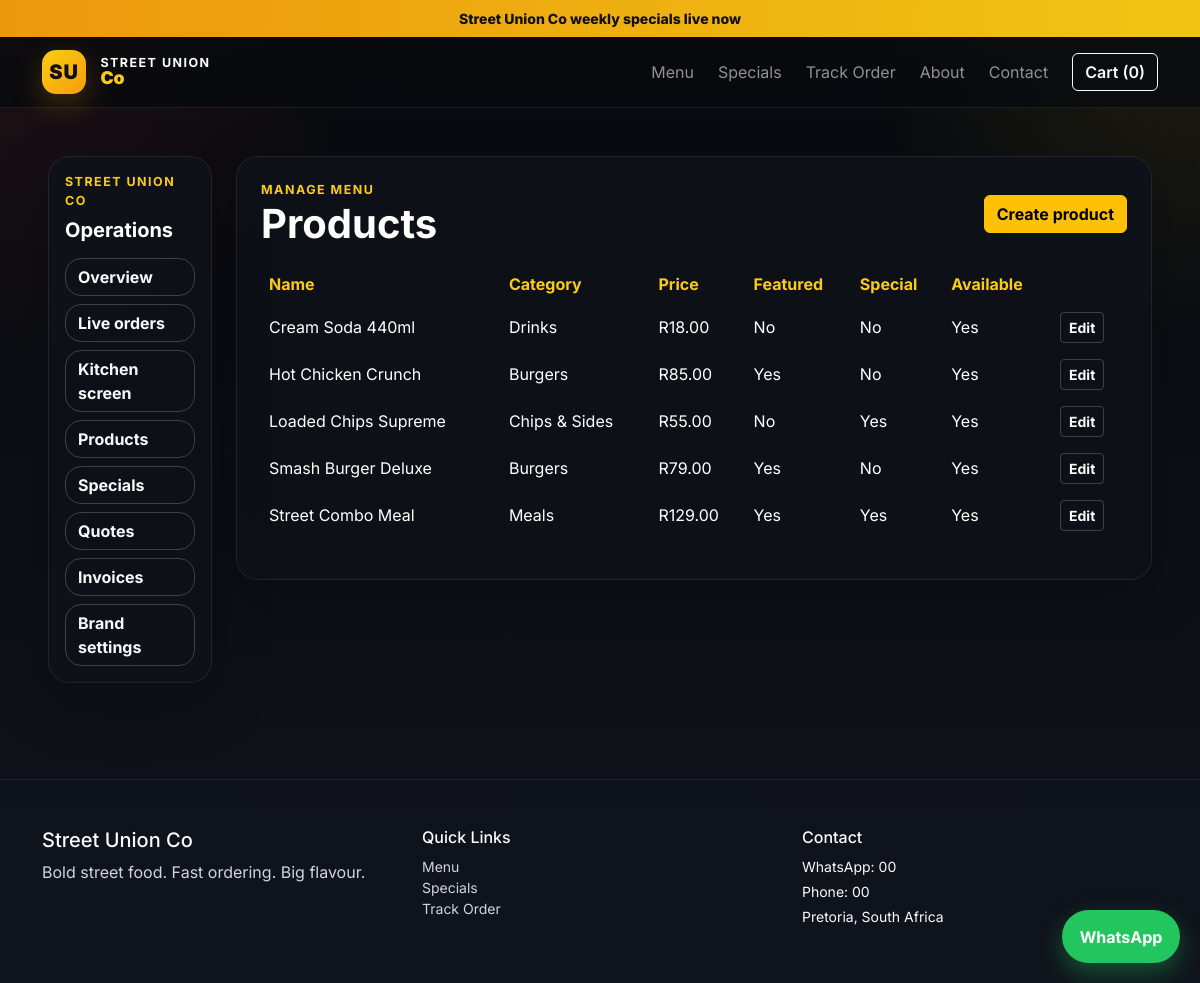
The page /dashboard/products/ on the database its author committed.
### orders/models.py (models this page shows, shortened)
class TimeStampedModel(models.Model):
    created_at = models.DateTimeField(auto_now_add=True)
    updated_at = models.DateTimeField(auto_now=True)
    class Meta:
        abstract = True

class SiteSetting(TimeStampedModel):
    business_name = models.CharField(max_length=150, default='Street Union Co')
    tagline = models.CharField(max_length=220, blank=True)
    whatsapp_number = models.CharField(max_length=20, blank=True)
    support_email = models.EmailField(blank=True)
    phone_number = models.CharField(max_length=20, blank=True)
    address = models.TextField(blank=True)
    delivery_note = models.CharField(max_length=220, blank=True)
    promo_text = models.CharField(max_length=220, blank=True)

class Product(TimeStampedModel):
    SPICE_CHOICES = [
        ('mild', 'Mild'),
        ('medium', 'Medium'),
        ('hot', 'Hot'),
        ('extra-hot', 'Extra Hot'),
    ]
    category = models.ForeignKey(Category, on_delete=models.CASCADE, related_name='products')
    name = models.CharField(max_length=150)
    slug = models.SlugField(max_length=160, unique=True, blank=True)
    short_description = models.CharField(max_length=220, blank=True)
    description = models.TextField(blank=True)
    price = models.DecimalField(max_digits=10, decimal_places=2)
    image_url = models.URLField(blank=True)
    spice_level = models.CharField(max_length=20, choices=SPICE_CHOICES, default='mild')
    prep_time_minutes = models.PositiveIntegerField(default=15)
    is_featured = models.BooleanField(default=False)
    is_special = models.BooleanField(default=False)
    is_available = models.BooleanField(default=True)
    class Meta:
        ordering = ['name']

class Category(TimeStampedModel):
    name = models.CharField(max_length=100, unique=True)
    slug = models.SlugField(max_length=120, unique=True, blank=True)
    description = models.TextField(blank=True)
    is_active = models.BooleanField(default=True)
    sort_order = models.PositiveIntegerField(default=0)
    class Meta:
        ordering = ['sort_order', 'name']
        verbose_name_plural = 'Categories'

### orders/views.py (the view)
# urls.py: path('dashboard/products/', views.dashboard_products, name='dashboard_products'),
def dashboard_products(request: HttpRequest) -> HttpResponse:
    return render(request, 'orders/dashboard/products.html', {'products': Product.objects.select_related('category')})

### orders/templates/orders/dashboard/products.html
{% extends 'orders/dashboard/base_dashboard.html' %}
{% block dashboard_content %}
<div class="panel p-4">
    <div class="d-flex justify-content-between align-items-center flex-wrap gap-3 mb-3">
        <div>
            <div class="section-kicker">Manage menu</div>
            <h1 class="fw-bold mb-0">Products</h1>
        </div>
        <a href="{% url 'orders:product_create' %}" class="btn btn-warning">Create product</a>
    </div>
    <div class="table-responsive">
        <table class="table table-dark table-borderless align-middle">
            <thead><tr><th>Name</th><th>Category</th><th>Price</th><th>Featured</th><th>Special</th><th>Available</th><th></th></tr></thead>
            <tbody>
            {% for product in products %}
            <tr>
                <td>{{ product.name }}</td>
                <td>{{ product.category.name }}</td>
                <td>{{ currency_symbol }}{{ product.price }}</td>
                <td>{{ product.is_featured|yesno:'Yes,No' }}</td>
                <td>{{ product.is_special|yesno:'Yes,No' }}</td>
                <td>{{ product.is_available|yesno:'Yes,No' }}</td>
                <td><a href="{% url 'orders:product_edit' product.id %}" class="btn btn-sm btn-outline-light">Edit</a></td>
            </tr>
            {% empty %}
            <tr><td colspan="7" class="text-light-emphasis">No products available.</td></tr>
            {% endfor %}
            </tbody>
        </table>
    </div>
</div>
{% endblock %}

### orders/templates/orders/base.html (shortened to what this page needs)
{% load static %}
<!doctype html>
<html lang="en">
<head>
    <link href="https://cdn.jsdelivr.net/npm/bootstrap@5.3.3/dist/css/bootstrap.min.css" rel="stylesheet">
    <link href="{% static 'css/styles.css' %}" rel="stylesheet">
</head>
<body>
    <div class="promo-bar text-center py-2 small">
        {{ site_settings.promo_text|default:'Street Union Co specials are live this week' }}
    </div>
    <nav class="navbar navbar-expand-lg navbar-dark sticky-top glass-nav">
        <div class="container">
            <a class="navbar-brand fw-bold brand-lockup" href="{% url 'orders:home' %}">
                <span class="brand-mark">SU</span>
                <span>
                    <small>Street Union</small>
                    <strong>Co</strong>
                </span>
            </a>
            <div class="collapse navbar-collapse">
                <ul class="navbar-nav ms-auto mb-2 mb-lg-0 align-items-lg-center gap-lg-2">
                    <li class="nav-item"><a class="nav-link" href="{% url 'orders:menu' %}">Menu</a></li>
                    <li class="nav-item"><a class="nav-link" href="{% url 'orders:specials' %}">Specials</a></li>
                    <li class="nav-item"><a class="nav-link" href="{% url 'orders:track_order' %}">Track Order</a></li>
                    <li class="nav-item"><a class="nav-link" href="{% url 'orders:about' %}">About</a></li>
                    <li class="nav-item"><a class="nav-link" href="{% url 'orders:contact' %}">Contact</a></li>
                    <li class="nav-item ms-lg-2">
                        <button class="btn btn-outline-light fw-semibold" type="button" data-bs-toggle="offcanvas" data-bs-target="#cartDrawer">
                            Cart ({{ cart_count|default:0 }})
                        </button>
                    </li>
                </ul>
            </div>
        </div>
    </nav>
    <main>
        {% block content %}{% endblock %}
    </main>
    <a class="whatsapp-float" target="_blank" rel="noopener" href="https://wa.me/{{ whatsapp_number }}">WhatsApp</a>
    <footer class="site-footer mt-5 py-5">
        <div class="container">
            <div class="row g-4">
                <div class="col-md-4">
                    <h5>{{ business_name }}</h5>
                    <p class="text-light-emphasis">{{ site_settings.tagline|default:'Fast flavour. Strong branding. Clean ordering.' }}</p>
                </div>
                <div class="col-md-4">
                    <h6>Quick Links</h6>
                    <ul class="list-unstyled small">
                        <li><a href="{% url 'orders:menu' %}">Menu</a></li>
                        <li><a href="{% url 'orders:specials' %}">Specials</a></li>
                        <li><a href="{% url 'orders:track_order' %}">Track Order</a></li>
                    </ul>
                </div>
                <div class="col-md-4">
                    <h6>Contact</h6>
                    <p class="small mb-1">WhatsApp: {{ site_settings.whatsapp_number|default:whatsapp_number }}</p>
                    <p class="small mb-1">Phone: {{ site_settings.phone_number|default:'067 000 0000' }}</p>
                    <p class="small mb-0">{{ site_settings.address|default:'Pretoria, South Africa' }}</p>
                </div>
            </div>
        </div>
    </footer>
</body>
</html>

### static/css/styles.css (style rules this page uses)
:root { --bg: #0b0d12; --panel: rgba(15, 18, 24, 0.92); --panel-2: rgba(22, 26, 34, 0.95); --panel-border: rgba(255, 255, 255, 0.08); --text: #f8fafc; --muted: #d1d5db; --accent: #facc15; --accent-strong: #f59e0b; --success: #22c55e; }
* { box-sizing: border-box; }
body { font-family: 'Inter', sans-serif; background: radial-gradient(circle at top right, rgba(250, 204, 21, 0.10), transparent 22%), radial-gradient(circle at top left, rgba(239, 68, 68, 0.10), transparent 24%), linear-gradient(180deg, #080a0e 0%, #10141c 100%); color: var(--text); }
a { color: inherit; text-decoration: none; }
.promo-bar { background: linear-gradient(90deg, rgba(245, 158, 11, 0.96), rgba(250, 204, 21, 0.96)); color: #111111; font-weight: 800; }
.glass-nav { backdrop-filter: blur(18px); background: rgba(8, 10, 14, 0.80); border-bottom: 1px solid var(--panel-border); }
.brand-lockup { display: inline-flex; align-items: center; gap: 0.9rem; }
.brand-mark { width: 44px; height: 44px; display: inline-flex; align-items: center; justify-content: center; border-radius: 14px; background: linear-gradient(135deg, var(--accent), var(--accent-strong)); color: #111111; font-weight: 900; letter-spacing: 0.04em; box-shadow: 0 10px 30px rgba(245, 158, 11, 0.25); }
.brand-lockup small, .brand-lockup strong { display: block; line-height: 1; }
.brand-lockup small { color: #ffffff; font-size: 0.78rem; text-transform: uppercase; letter-spacing: 0.12em; }
.brand-lockup strong { color: var(--accent); font-size: 1.1rem; }
.hero-panel, .panel, .success-panel, .special-card, .food-card, .empty-panel, .cart-drawer { background: var(--panel); border: 1px solid var(--panel-border); box-shadow: 0 20px 60px rgba(0, 0, 0, 0.24); border-radius: 1.5rem; }
.section-kicker { text-transform: uppercase; letter-spacing: 0.12em; color: var(--accent); font-size: 0.78rem; font-weight: 700; }
.whatsapp-float { position: fixed; right: 20px; bottom: 20px; background: #22c55e; color: white; padding: 0.9rem 1.1rem; border-radius: 999px; font-weight: 700; box-shadow: 0 10px 25px rgba(34,197,94,0.35); z-index: 1040; }
.site-footer { border-top: 1px solid var(--panel-border); color: var(--text); }
.site-footer a { color: var(--muted); }
.table-dark { --bs-table-bg: transparent !important; }
.text-light-emphasis, .text-body-secondary, .text-muted { color: #d1d5db !important; }
.food-card .btn, .hero-panel .btn, .special-card .btn, .panel .btn { font-weight: 700; }
.food-card h5, .food-card p, .hero-panel h3, .hero-panel p, .special-card h4, .special-card p, .empty-panel, .panel, .success-panel, .mini-panel, .stat-card, .category-pill, .drawer-item, .drawer-total, .cart-drawer { color: #ffffff; }
.dashboard-shell .panel { border-radius: 1.35rem; }
.table td, .table th { color: #fff !important; }
.table thead th { color: #facc15 !important; }
.offcanvas .btn-outline-light, .panel .btn-outline-light { border-color: rgba(255,255,255,0.2); }

### rows shown on the page
SiteSetting: promo_text "Street Union Co weekly specials live now", business_name "Street Union Co", tagline "Bold street food. Fast ordering. Big flavour.", whatsapp_number "00", phone_number "00", address "Pretoria, South Africa"
Product: name "Cream Soda 440ml", category.name "Drinks", currency_symbol "R", price "18.00", is_featured "No", is_special "No", is_available "Yes"
Product: name "Hot Chicken Crunch", category.name "Burgers", currency_symbol "R", price "85.00", is_featured "Yes", is_special "No", is_available "Yes"
Product: name "Loaded Chips Supreme", category.name "Chips & Sides", currency_symbol "R", price "55.00", is_featured "No", is_special "Yes", is_available "Yes"
Product: name "Smash Burger Deluxe", category.name "Burgers", currency_symbol "R", price "79.00", is_featured "Yes", is_special "No", is_available "Yes"
Product: name "Street Combo Meal", category.name "Meals", currency_symbol "R", price "129.00", is_featured "Yes", is_special "Yes", is_available "Yes"

### other values the page prints
{{ cart_count|default:0 }} "0"
